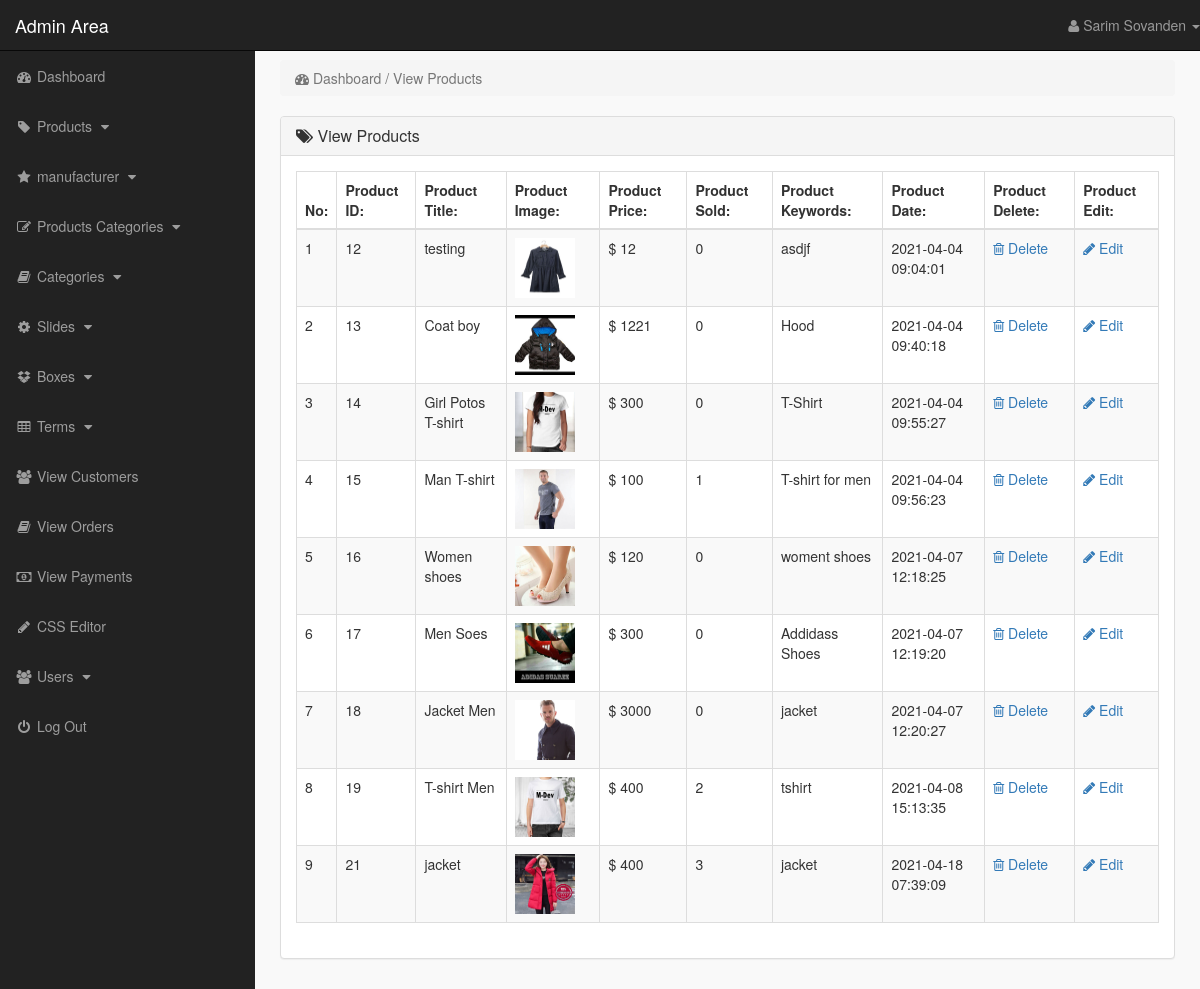
Page /admin_area/index.php?view_products (signed in) on the committed database.
### tables this page shows
CREATE TABLE `products` (
  `product_id` int(10) NOT NULL,
  `p_cat_id` int(10) NOT NULL,
  `cat_id` int(10) NOT NULL,
  `date` timestamp NOT NULL DEFAULT current_timestamp() ON UPDATE current_timestamp(),
  `product_title` text NOT NULL,
  `product_img1` varchar(100) NOT NULL,
  `product_img2` varchar(100) NOT NULL,
  `product_img3` varchar(100) NOT NULL,
  `product_price` int(10) NOT NULL,
  `product_keywords` text NOT NULL,
  `product_desc` text NOT NULL
);

### admin_area/view_products.php (the view)
<?php
    if(!isset($_SESSION['admin_email'])){
        echo "<script>window.open('login.php','_self')</script>";
    }else{
?>
<div class="row">
    <div class="col-lg-12">
        <ol class="breadcrumb">
            <li class="active">
                <i class="fa fa-dashboard"></i> Dashboard / View Products
            </li>
        </ol>
    </div>
</div>
<div class="row">
    <div class="col-lg-12">
        <div class="panel panel-default">
            <div class="panel-heading">
                <h3 class="panel-title">
                    <i class="fa fa-tags"></i> View Products
                </h3>
            </div>
            <div class="panel-body">
                <div class="table-responsive">
                    <table class="table table-striped table-bordered table-hover">
                        <thead>
                            <tr>
                                <th>No:</th>
                                <th> Product ID: </th>
                                <th> Product Title: </th>
                                <th> Product Image: </th>
                                <th> Product Price: </th>
                                <th> Product Sold: </th>
                                <th> Product Keywords: </th>
                                <th> Product Date: </th>
                                <th> Product Delete: </th>
                                <th> Product Edit: </th>
                            </tr>
                        </thead>
                        <tbody>
                            <?php
                                $i=0;
                                $get_pro = "select * from products";
                                $run_pro = mysqli_query($con,$get_pro);
                                while($row_pro=mysqli_fetch_array($run_pro)){
                                    $pro_id = $row_pro['product_id'];
                                    $pro_title = $row_pro['product_title'];
                                    $pro_img1 = $row_pro['product_img1'];
                                    $pro_price = $row_pro['product_price'];
                                    $pro_keywords = $row_pro['product_keywords'];
                                    $pro_date = $row_pro['date'];
                                    $i++;
                            ?>
                            <tr>
                                <td> <?php echo $i; ?> </td>
                                <td> <?php echo $pro_id; ?> </td>
                                <td> <?php echo $pro_title; ?> </td>
                                <td> <img src="product_images/<?php echo $pro_img1; ?>" width="60" height="60"></td>
                                <td> $ <?php echo $pro_price; ?> </td>
                                <td> <?php
                                        $get_sold = "select * from pending_orders where product_id='$pro_id'";
                                        $run_sold = mysqli_query($con,$get_sold);
                                        $count = mysqli_num_rows($run_sold);
                                        echo $count;
                                     ?>
                                </td>
                                <td> <?php echo $pro_keywords; ?> </td>
                                <td> <?php echo $pro_date ?> </td>
                                <td>
                                    <a href="index.php?delete_product=<?php echo $pro_id; ?>">
                                        <i class="fa fa-trash-o"></i> Delete
                                    </a>
                                </td>
                                <td>
                                    <a href="index.php?edit_product=<?php echo $pro_id; ?>">
                                        <i class="fa fa-pencil"></i> Edit
                                    </a>
                                </td>
                            </tr>
                            <?php } ?>
                        </tbody>
                    </table>
                </div>
            </div>
        </div>
    </div>
</div>
<?php } ?>

### admin_area/includes/sidebar.php (shortened to what this page needs)
<?php
    if(!isset($_SESSION['admin_email'])){
        echo "<script>window.open('login.php','_self')</script>";
    }else{
?>
<nav class="navbar navbar-inverse navbar-fixed-top">
    <div class="navbar-header">
        <a href="index.php?dashboard" class="navbar-brand">Admin Area</a>
    </div>
    <ul class="nav navbar-right top-nav">
        <li class="dropdown">
            <a href="#" class="dropdown-toggle" data-toggle="dropdown">
                <i class="fa fa-user"></i> <?php echo $admin_name;  ?> <b class="caret"></b>
            </a>
        </li>
    </ul>
    <div class="collapse navbar-collapse navbar-ex1-collapse">
        <ul class="nav navbar-nav side-nav">
            <li>
                <a href="index.php?dashboard">
                    <i class="fa fa-fw fa-dashboard"></i> Dashboard
                </a>
            </li>
            <li>
                <a href="#" data-toggle="collapse" data-target="#products">
                    <i class="fa fa-fw fa-tag"></i> Products
                    <i class="fa fa-fw fa-caret-down"></i>
                </a>
            </li>
            <li>
                <a href="#" data-toggle="collapse" data-target="#manufacturer">
                    <i class="fa fa-fw fa-star"></i> manufacturer
                    <i class="fa fa-fw fa-caret-down"></i>
                </a>
            </li>
            <li>
                <a href="#" data-toggle="collapse" data-target="#p_cat">
                    <i class="fa fa-fw fa-edit"></i> Products Categories
                    <i class="fa fa-fw fa-caret-down"></i>
                </a>
            </li>
            <li>
                <a href="#" data-toggle="collapse" data-target="#cat">
                    <i class="fa fa-fw fa-book"></i> Categories
                    <i class="fa fa-fw fa-caret-down"></i>
                </a>
            </li>
            <li>
                <a href="#" data-toggle="collapse" data-target="#slides">
                    <i class="fa fa-fw fa-gear"></i> Slides
                    <i class="fa fa-fw fa-caret-down"></i>
                </a>
            </li>
            <li>
                <a href="#" data-toggle="collapse" data-target="#boxes">
                    <i class="fa fa-fw fa-dropbox"></i> Boxes
                    <i class="fa fa-fw fa-caret-down"></i>
                </a>
            </li>
            <li>
                <a href="#" data-toggle="collapse" data-target="#terms">
                    <i class="fa fa-fw fa-table"></i> Terms
                    <i class="fa fa-fw fa-caret-down"></i>
                </a>
            </li>
            <li>
                <a href="index.php?view_customers">
                    <i class="fa fa-fw fa-users"></i> View Customers
                </a>
            </li>
            <li>
                <a href="index.php?view_orders">
                    <i class="fa fa-fw fa-book"></i> View Orders
                </a>
            </li>
            <li>
                <a href="index.php?view_payments">
                    <i class="fa fa-fw fa-money"></i> View Payments
                </a>
            </li>
            <li>
                <a href="index.php?edit_css">
                    <i class="fa fa-fw fa-pencil"></i> CSS Editor
                </a>
            </li>
            <li>
                <a href="#" data-toggle="collapse" data-target="#users">
                    <i class="fa fa-fw fa-users"></i> Users
                    <i class="fa fa-fw fa-caret-down"></i>
                </a>
            </li>
            <li>
                <a href="logout.php">
                    <i class="fa fa-fw fa-power-off"></i> Log Out
                </a>
            </li>
        </ul>
    </div>
</nav>
<?php } ?>

### admin_area/css/style.css (style rules this page uses)
body { margin-top: 100px; }
@media (min-width: 768px) { body { margin-top: 50px; } }
.top-nav > li > a { color: #999999; line-height: 20px; padding-top: 15px; padding-bottom: 15px; }
@media (min-width: 768px) { .side-nav { position: fixed; top: 51px; bottom: 0; width: 255px; overflow-y: auto; overflow-x: hidden; background-color: #222222; padding-bottom: 40px; border-radius: 0; } }
@media (min-width: 768px) { .side-nav > li > a { width: 255px; } }
.panel-body { border-radius: 5px; }

### rows in the picture
products: product_id "12", product_title "testing", product_img1 (picture), product_price "12", count "0", product_keywords "asdjf", date "2021-04-04 09:04:01"
products: product_id "13", product_title "Coat boy", product_img1 (picture), product_price "1221", count "0", product_keywords "Hood", date "2021-04-04 09:40:18"
products: product_id "14", product_title "Girl Potos T-shirt", product_img1 (picture), product_price "300", count "0", product_keywords "T-Shirt", date "2021-04-04 09:55:27"
products: product_id "15", product_title "Man T-shirt", product_img1 (picture), product_price "100", count "1", product_keywords "T-shirt for men", date "2021-04-04 09:56:23"
products: product_id "16", product_title "Women shoes", product_img1 (picture), product_price "120", count "0", product_keywords "woment shoes", date "2021-04-07 12:18:25"
products: product_id "17", product_title "Men Soes", product_img1 (picture), product_price "300", count "0", product_keywords "Addidass Shoes", date "2021-04-07 12:19:20"
products: product_id "18", product_title "Jacket Men", product_img1 (picture), product_price "3000", count "0", product_keywords "jacket", date "2021-04-07 12:20:27"
products: product_id "19", product_title "T-shirt Men", product_img1 (picture), product_price "400", count "2", product_keywords "tshirt", date "2021-04-08 15:13:35"
products: product_id "21", product_title "jacket", product_img1 (picture), product_price "400", count "3", product_keywords "jacket", date "2021-04-18 07:39:09"

### other values in the picture
$admin_name "Sarim Sovanden"
